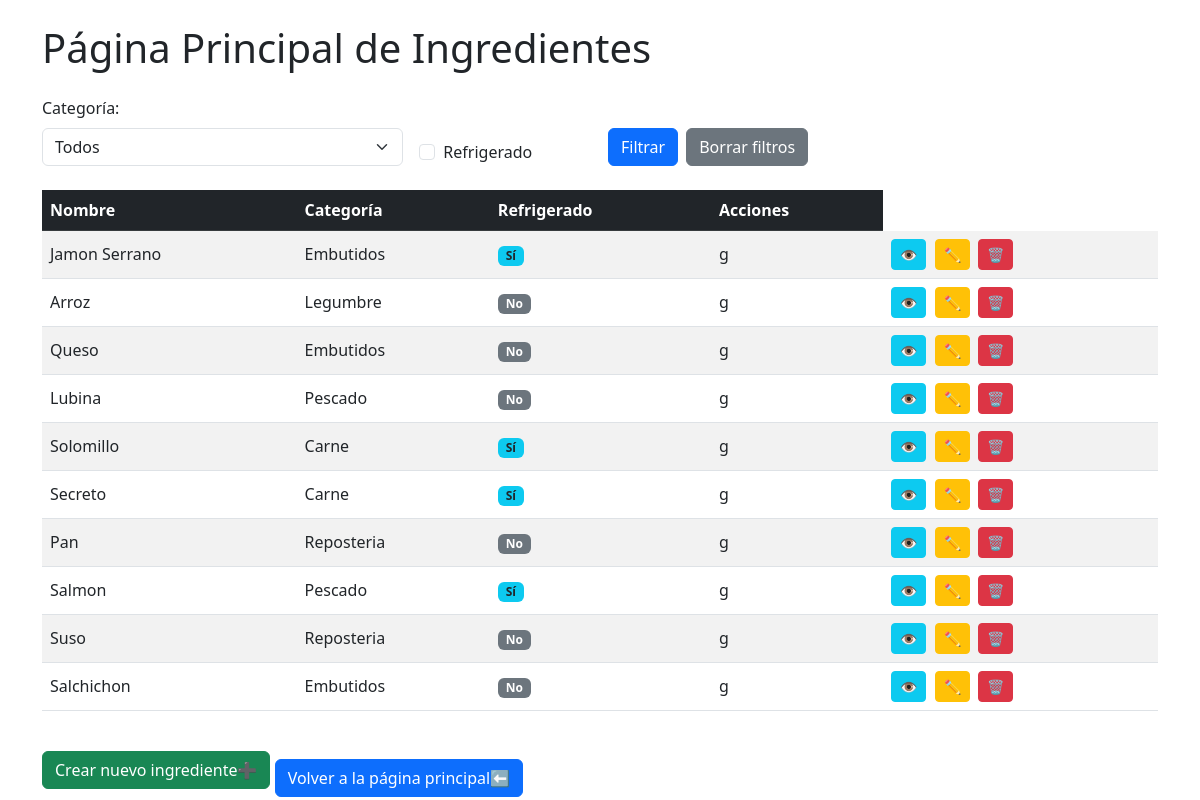
The page /ingredientes on the database as committed earlier.
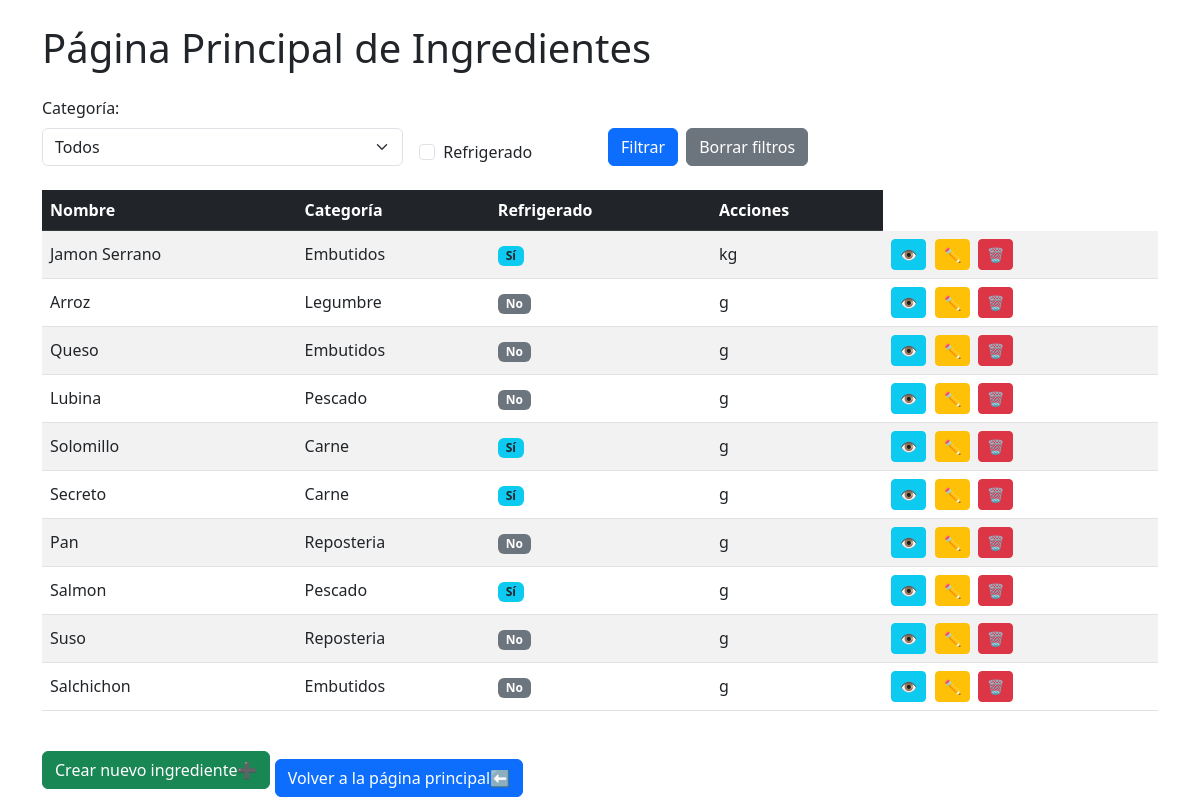
The same page on the database as committed later.
### recetasapp/models.py (models this page shows, shortened)
class Ingredientes(models.Model):
    nombre = models.CharField(max_length=50, validators=[validate_nombre])
    categoria = models.ForeignKey('CategoriaIngrediente', on_delete=models.CASCADE)
    refrigerado = models.BooleanField(default=False)
    medida = models.CharField(
        max_length=5,
        choices=Medida.choices,
        default=Medida.GRAMOS
    )

class CategoriaIngrediente(models.Model):
    nombre = models.CharField(max_length=50)

### recetasapp/views.py (the view)
# urls.py: path('ingredientes', views.ingredientes_lista, name='ingredientes_lista'),
def ingredientes_lista(request):
    ingredientes = Ingredientes.objects.all()
    categorias = CategoriaIngrediente.objects.all()
    categoria_filtro = request.GET.get('categoria')
    if categoria_filtro:
        ingredientes = ingredientes.filter(categoria=categoria_filtro)
    refrigerado_filtro = request.GET.get('refrigerado')
    if refrigerado_filtro:
        ingredientes = ingredientes.filter(refrigerado=True)
    contexto = {'ingredientes': ingredientes, 'categorias':categorias}
    return render(request, 'recetasapp/ingredientes_lista.html', contexto)

### recetasapp/templates/recetasapp/ingredientes_lista.html (shortened to what this page needs)
{% extends 'recetasapp/base.html' %}
{% block content %}
<div class="container mt-4">
    <h1 class="mb-4">Página Principal de Ingredientes</h1>
    <form class="row g-3 mb-4" action="" method="get">
        <div class="col-md-4">
            <label for="categoria" class="form-label">Categoría:</label>
            <select name="categoria" id="categoria" class="form-select">
                <option value="">Todos</option>
            </select>
        </div>
        <div class="col-md-2 d-flex align-items-end">
            <div class="form-check">
                <input type="checkbox" id="refrigerado" name="refrigerado" value="1" class="form-check-input"
                    {% if request.GET.refrigerado == "1" %}checked{% endif %}>
                <label class="form-check-label" for="refrigerado">Refrigerado</label>
            </div>
        </div>
        <div class="col-md-6 d-flex align-items-end">
            <button type="submit" class="btn btn-primary me-2">Filtrar</button>
            <a href="{% url 'ingredientes_lista' %}" class="btn btn-secondary">Borrar filtros</a>
        </div>
    </form>
    <div class="table-responsive">
        <table class="table table-striped table-hover align-middle">
            <thead class="table-dark">
                <tr>
                    <th>Nombre</th>
                    <th>Categoría</th>
                    <th>Refrigerado</th>
                    <th>Acciones</th>
                </tr>
            </thead>
            <tbody>
                {% for ingrediente in ingredientes %}
                    <tr>
                        <td>{{ ingrediente.nombre }}</td>
                        <td>{{ ingrediente.categoria.nombre }}</td>
                        <td>
                            {% if ingrediente.refrigerado %}
                                <span class="badge bg-info text-dark">Sí</span>
                            {% else %}
                                <span class="badge bg-secondary">No</span>
                            {% endif %}
                        </td>
                        <td>
                            {{ingrediente.medida}}
                        <td>
                            <a href="{% url 'ingrediente_detalle' ingrediente.id %}" class="btn btn-info btn-sm me-1">👁️</a>
                            <a href="{% url 'ingrediente_editar' ingrediente.id %}" class="btn btn-warning btn-sm me-1">✏️</a>
                            <a href="{% url 'ingrediente_eliminar' ingrediente.id %}" class="btn btn-danger btn-sm">🗑️</a>
                        </td>
                        </td>
                    </tr>
                {% empty %}
                    <tr>
                        <td colspan="4" class="text-center">No hay ingredientes aún</td>
                    </tr>
                {% endfor %}
            </tbody>
        </table>
    </div>
    <div class="mt-3">
        <a href="{% url 'ingrediente_crear' %}" class="btn btn-success">
            Crear nuevo ingrediente➕
        </a>
        <a href="{% url 'inicio' %}" class="btn btn-primary mt-3">
        Volver a la página principal⬅️
        </a>
    </div>
</div>
{% endblock %}

### recetasapp/templates/recetasapp/base.html (shortened to what this page needs)
<!DOCTYPE html>
<html lang="es">
<head>
    <link href="https://cdn.jsdelivr.net/npm/bootstrap@5.3.0/dist/css/bootstrap.min.css" rel="stylesheet">
</head>
<body>
    {% block content %}
    {% endblock %}
</body>
</html>

Rows that differ between the two databases and show on the page:
changed Ingredientes "Jamon Serrano": medida "g" → "kg"
